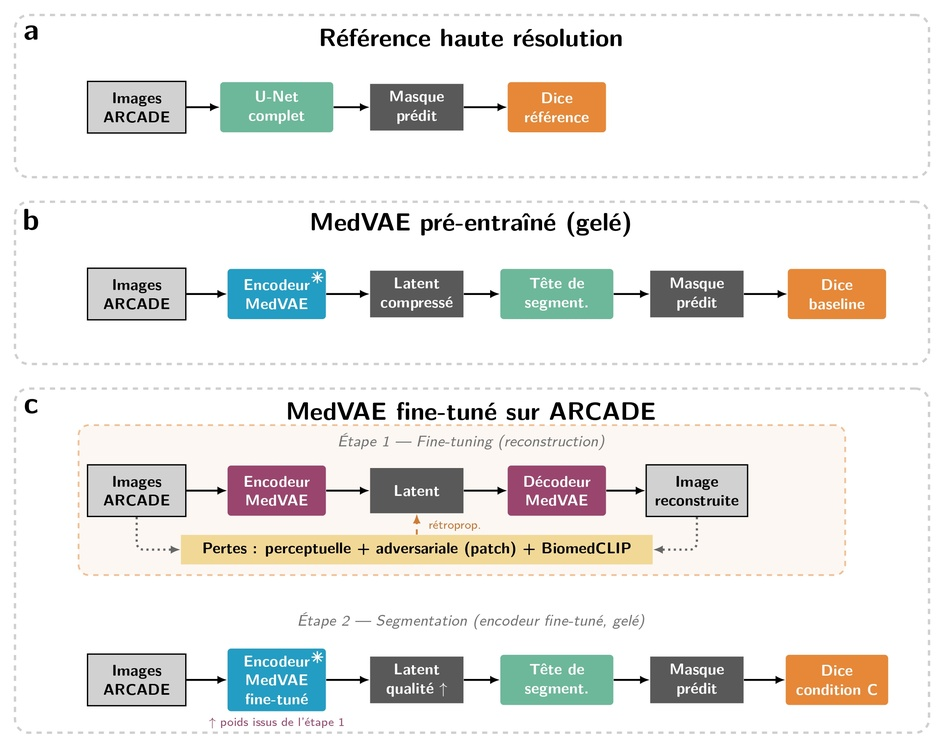
#> input picture finetune/images/pipeline.jpg, 944 x 748 px, shrunk from 2269 x 1798 before the run
$ python -i engineered_score.py   (imports and definitions only)
#> lines starting #> are read from the running program, lines starting #| are printed output that depends on the picture
import numpy as np
from PIL import Image
from pathlib import Path
from scipy.ndimage import laplace, uniform_filter, convolve
from skimage.measure import shannon_entropy
from sklearn.preprocessing import MinMaxScaler
from sklearn.decomposition import PCA
from sklearn.preprocessing import StandardScaler

SOBEL_H  = np.array([[-1, 0, 1], [-2, 0, 2], [-1, 0, 1]], dtype=np.float32)
SOBEL_V  = SOBEL_H.T
SOBEL_D1 = np.array([[ 0,  1,  2], [-1,  0,  1], [-2, -1,  0]], dtype=np.float32)
SOBEL_D2 = np.array([[ 2,  1,  0], [ 1,  0, -1], [ 0, -1, -2]], dtype=np.float32)
_KERNELS = {"H": SOBEL_H, "V": SOBEL_V, "D1": SOBEL_D1, "D2": SOBEL_D2}

WEIGHTS = np.array([0.25, 0.15, 0.15, 0.30, 0.10, 0.05], dtype=np.float32)

EPS       = 1e-8
GRID_SIZE = 4
MSCN_WIN  = 7


class EngineeredScore:

    def __init__(self, grid_size: int = GRID_SIZE, mscn_window: int = MSCN_WIN, method: str = "weighted"):
        self.G      = grid_size
        self.win    = mscn_window
        self.method = method  # "weighted" ou "pca"
        self._scaler     = None
        self._entropy_max = None
        self._pca        = None
        self._pca_sign   = 1

    def fit(self, imgs: list):
        X_raw = np.stack([self._raw_features(self._to_gray(img)) for img in imgs])
        lo = np.percentile(X_raw, 1, axis=0)
        hi = np.percentile(X_raw, 99, axis=0)
        X_clipped = np.clip(X_raw, lo, hi)
        self._clip_lo = lo
        self._clip_hi = hi
        self._scaler = MinMaxScaler()
        self._scaler.fit(X_clipped)
        if self.method == "pca":
            X_std = StandardScaler().fit_transform(X_clipped)
            self._std_scaler = StandardScaler().fit(X_clipped)
            pca = PCA(n_components=1)
            pc1 = pca.fit_transform(self._std_scaler.transform(X_clipped)).squeeze()
            ten_idx = 3
            corr = np.corrcoef(pc1, X_clipped[:, ten_idx])[0, 1]
            self._pca_sign = 1 if corr >= 0 else -1
            self._pca = pca
            pc1_signed = pc1 * self._pca_sign
            self._pca_min = pc1_signed.min()
            self._pca_max = pc1_signed.max()
        return self

    def __call__(self, img) -> float:
        assert self._scaler is not None, "Appeler fit() sur un batch d'images propres avant d'utiliser __call__"
        gray  = self._to_gray(img)
        X_raw = self._raw_features(gray).reshape(1, -1)
        X_clipped = np.clip(X_raw, self._clip_lo, self._clip_hi)
        X_norm = self._scaler.transform(X_clipped)
        if self.method == "pca":
            X_std = self._std_scaler.transform(X_clipped)
            pc1 = self._pca.transform(X_std).squeeze() * self._pca_sign
            return float(np.clip((pc1 - self._pca_min) / (self._pca_max - self._pca_min + EPS), 0, 1))
        return float(np.clip((X_norm * WEIGHTS).sum(), 0, 1))

    def _to_gray(self, img) -> np.ndarray:
        if isinstance(img, (str, Path)):
            return np.asarray(Image.open(img).convert("L"), dtype=np.float32) / 255.0
        img = img.astype(np.float32)
        if img.max() > 1.0:
            img /= 255.0
        if img.ndim == 3:
            img = 0.299 * img[..., 0] + 0.587 * img[..., 1] + 0.114 * img[..., 2]
        return img

    def _mscn(self, img: np.ndarray) -> np.ndarray:
        img64 = img.astype(np.float64)
        mu    = uniform_filter(img64, size=self.win)
        sigma = np.sqrt(np.maximum(uniform_filter(img64 ** 2, size=self.win) - mu ** 2, 0))
        return ((img64 - mu) / (sigma + 1.0)).astype(np.float32)

    def _patches(self, img: np.ndarray) -> np.ndarray:
        H, W   = img.shape
        ph, pw = H // self.G, W // self.G
        out    = np.zeros((self.G, self.G, ph, pw), dtype=img.dtype)
        for i in range(self.G):
            for j in range(self.G):
                out[i, j] = img[i*ph:(i+1)*ph, j*pw:(j+1)*pw]
        return out

    def _raw_features(self, gray: np.ndarray) -> np.ndarray:
        img     = self._mscn(gray)
        patches = self._patches(img)
        lv, rc, ent, ten = [], [], [], []
        ten_dirs = {k: [] for k in _KERNELS}

        for i in range(self.G):
            for j in range(self.G):
                p = patches[i, j]
                lv.append(float(laplace(p).var()))
                rc.append(float(p.std()))
                p_norm = (p - p.min()) / (p.max() - p.min() + EPS)
                ent.append(float(shannon_entropy(p_norm)))
                from scipy.ndimage import sobel
                ten.append(float(np.sqrt(sobel(p, axis=1)**2 + sobel(p, axis=0)**2).mean()))
                for k, kern in _KERNELS.items():
                    ten_dirs[k].append(float(np.abs(convolve(p, kern)).mean()))

        ten_mean = float(np.mean(ten))
        ten_std  = float(np.std(ten))
        dir_vals = [float(np.mean(v)) for v in ten_dirs.values()]

        entropy_inv        = max(ent) - float(np.mean(ent))
        spatial_homogeneity = float(np.clip(1.0 - ten_std / (ten_mean + EPS), 0, 1))
        directional_balance = float(np.clip(min(dir_vals) / (max(dir_vals) + EPS), 0, 1))

        return np.array([
            float(np.mean(lv)),
            float(np.mean(rc)),
            entropy_inv,
            ten_mean,
            spatial_homogeneity,
            directional_balance,
        ], dtype=np.float32)

>>> import cv2
>>> picture = cv2.imread('../../finetune/images/pipeline.jpg', cv2.IMREAD_GRAYSCALE)
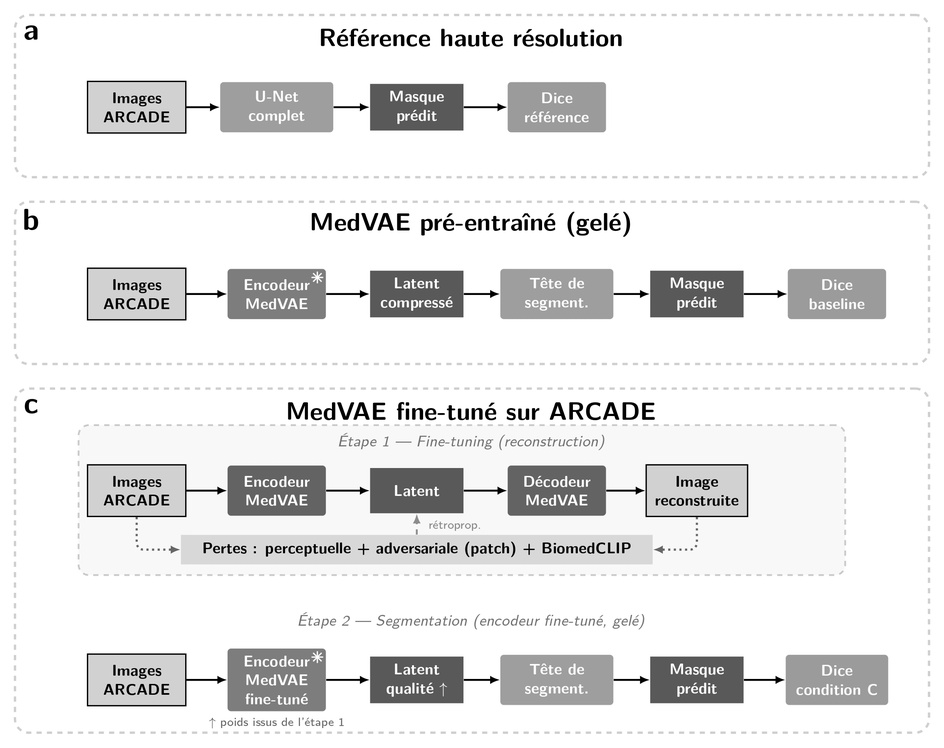
#> picture: shape (748, 944); min 0, max 255, mean 232.4
>>> result = EngineeredScore().fit(picture)
#> (the run stopped early here; a loop or call above may not have finished)
